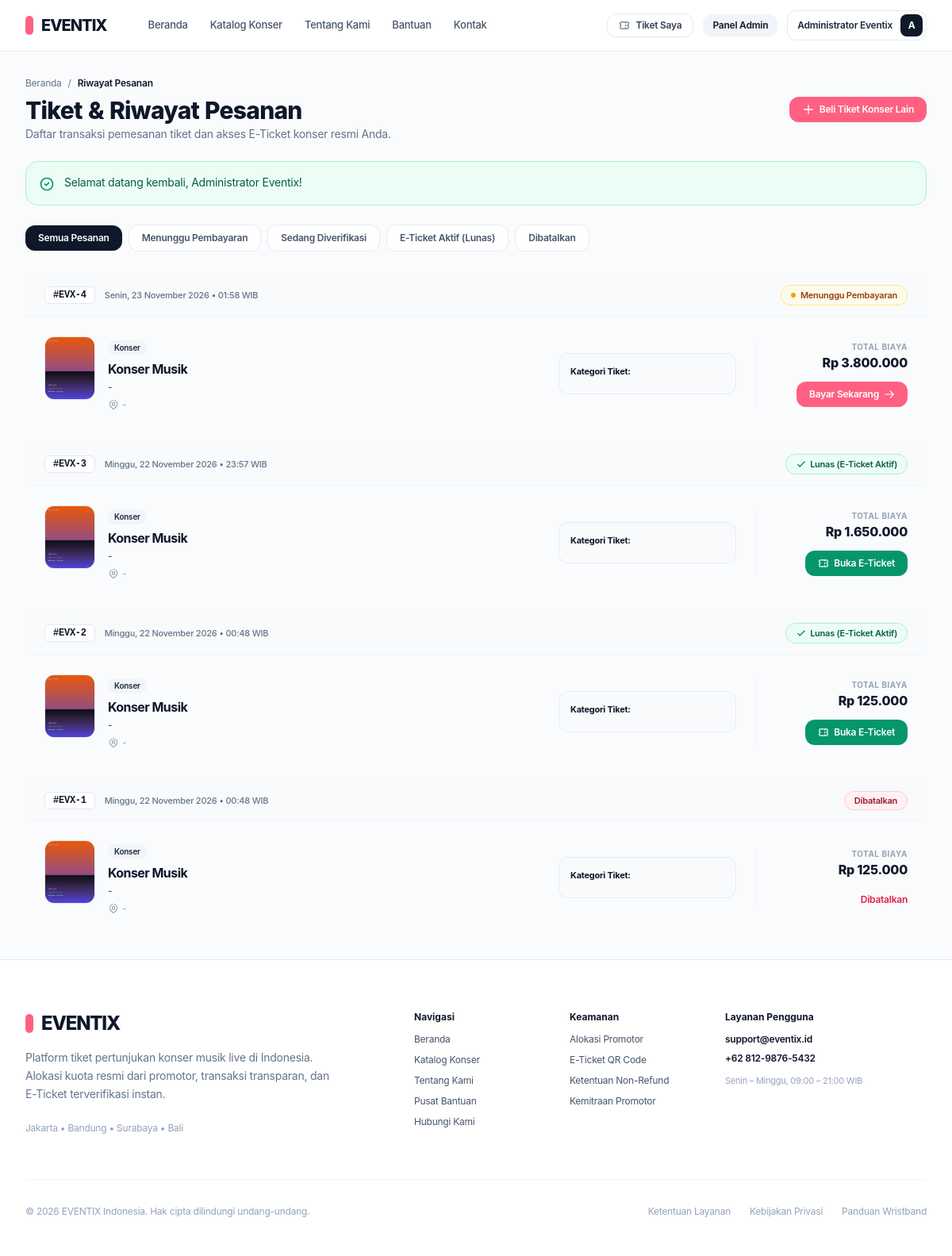
Screenshot of /my_orders.php (signed in) with the database file from the repository.
### tables this page shows
CREATE TABLE `pesanan` (
  `id_pesanan` int(11) NOT NULL AUTO_INCREMENT,
  `id_pengguna` int(11) NOT NULL,
  `tanggal` datetime NOT NULL,
  `harga` decimal(12,2) NOT NULL,
  `status` enum('menunggu','menunggu_verifikasi','lunas','ditolak') NOT NULL DEFAULT 'menunggu',
  `created_at` timestamp NULL DEFAULT current_timestamp(),
  PRIMARY KEY (`id_pesanan`),
  KEY `fk_pesanan_pengguna` (`id_pengguna`),
  CONSTRAINT `fk_pesanan_pengguna` FOREIGN KEY (`id_pengguna`) REFERENCES `pengguna` (`id_pengguna`) ON DELETE CASCADE
);

### my_orders.php (the view, shortened to what the rows shown need)
<?php
require_once __DIR__ . '/config/app.php';
$user = currentUser();
$idPengguna = (int)$user['id_pengguna'];
$filterStatus = trim($_GET['status'] ?? 'semua');
try {
    $sql = "SELECT
                p.*,
                pay.metode AS metode_bayar,
                pay.bukti_bayar,
                pay.tanggal AS tanggal_bayar,
                pay.status AS status_pembayaran,
                e.id_event,
                e.nama_event,
                e.tanggal_event,
                e.jam_event,
                e.venue,
                e.poster,
                e.pengisi_acara,
                k.genre_musik
            FROM pesanan p
            LEFT JOIN pembayaran pay ON p.id_pesanan = pay.id_pesanan
            LEFT JOIN (
                SELECT dp.id_pesanan, MIN(t.id_event) AS id_event
                FROM detail_pesanan dp
                JOIN tiket t ON dp.id_tiket = t.id_tiket
                GROUP BY dp.id_pesanan
            ) o_ev ON p.id_pesanan = o_ev.id_pesanan
            LEFT JOIN event e ON o_ev.id_event = e.id_event
            LEFT JOIN konser k ON e.id_event = k.id_event
            WHERE p.id_pengguna = :id_pengguna";
    $sql .= " ORDER BY p.tanggal DESC";
    $stmtOrders = $pdo->prepare($sql);
    $params = [':id_pengguna' => $idPengguna];
    $stmtOrders->execute($params);
    $orders = $stmtOrders->fetchAll(PDO::FETCH_ASSOC);
} catch (PDOException $e) {
    error_log("[My Orders Error] " . $e->getMessage());
    $orders = [];
    $orderDetailsMap = [];
}
?>
<!DOCTYPE html>
<html lang="id" class="scroll-smooth">
<head>
    <script src="https://cdn.tailwindcss.com"></script>
    <link rel="stylesheet" href="https://cdn.jsdelivr.net/npm/lenis@1.1.18/dist/lenis.css">
    <link rel="stylesheet" href="<?= asset('css/style.css') ?>">
</head>
<body class="bg-[#FAFBFD] text-slate-900 antialiased flex flex-col min-h-screen font-sf">
    <?php include __DIR__ . '/components/navbar.php'; ?>
    <main class="flex-grow max-w-7xl w-full mx-auto px-4 sm:px-6 lg:px-8 py-8 space-y-6">
        <div class="flex flex-col sm:flex-row sm:items-center sm:justify-between gap-4">
            <div>
                <h1 class="text-2xl sm:text-3xl font-extrabold text-slate-900 tracking-tight gsap-words-reveal">
                </h1>
            </div>
        </div>
            <?php
            $tabs = [
                'semua' => 'Semua Pesanan',
                'menunggu' => 'Menunggu Pembayaran',
                'menunggu_verifikasi' => 'Sedang Diverifikasi',
                'lunas' => 'E-Ticket Aktif (Lunas)',
                'ditolak' => 'Dibatalkan'
            ];
            ?>
        <?php if (empty($orders)): ?>
            <div class="bg-white rounded-3xl p-12 text-center border border-slate-200/80 space-y-4 shadow-2xs">
                <div class="w-14 h-14 rounded-2xl bg-slate-100 flex items-center justify-center text-slate-400 mx-auto">
                    <svg class="w-7 h-7" fill="none" stroke="currentColor" viewBox="0 0 24 24">
                        <path stroke-linecap="round" stroke-linejoin="round" stroke-width="1.8" d="M15 5v2m0 4v2m0 4v2M5 5a2 2 0 00-2 2v3a2 2 0 110 4v3a2 2 0 002 2h14a2 2 0 002-2v-3a2 2 0 110-4V7a2 2 0 00-2-2H5z" />
                    </svg>
                </div>
                <h3 class="text-base font-bold text-slate-900">Belum Ada Pesanan</h3>
                <p class="text-xs text-slate-500 max-w-sm mx-auto leading-relaxed">
                    <?php if ($filterStatus !== 'semua'): ?>
                        Tidak ada transaksi dengan status "<?= htmlspecialchars($tabs[$filterStatus] ?? $filterStatus, ENT_QUOTES, 'UTF-8') ?>".
                    <?php else: ?>
                        Anda belum pernah memesan tiket konser di EVENTIX. Jelajahi katalog konser dan pesan tiket artis favorit Anda sekarang.
                    <?php endif; ?>
                </p>
                <div class="pt-2">
                    <a href="<?= url('index.php#katalog') ?>" class="inline-flex items-center gap-2 px-5 py-2.5 rounded-xl bg-[#FF6082] text-white font-semibold text-xs hover:bg-[#e54b6d] transition-all shadow-xs">
                        <span>Lihat Jadwal Konser</span>
                        <svg class="w-4 h-4" fill="none" stroke="currentColor" viewBox="0 0 24 24">
                            <path stroke-linecap="round" stroke-linejoin="round" stroke-width="2" d="M14 5l7 7m0 0l-7 7m7-7H3" />
                        </svg>
                    </a>
                </div>
            </div>
        <?php else: ?>
            <div class="space-y-4">
                <?php foreach ($orders as $order):
                    $idPesanan = (int)$order['id_pesanan'];
                    $status = $order['status'];
                ?>
                    <div class="modern-card overflow-hidden">
                        <div class="bg-slate-50/80 px-5 sm:px-6 py-3.5 border-b border-slate-100 flex flex-wrap items-center justify-between gap-2 text-xs">
                            <div class="flex items-center gap-3">
                                <span class="font-mono font-bold text-slate-900 bg-white px-2.5 py-0.5 rounded-md border border-slate-200">
                                    #EVX-<?= $idPesanan ?>
                                </span>
                                <span class="text-slate-500 text-[11px] font-medium">
                                    <?= formatTanggalIndo(date('Y-m-d', strtotime($order['tanggal']))) ?> • <?= date('H:i', strtotime($order['tanggal'])) ?> WIB
                                </span>
                            </div>
                            <div>
                                <?php if ($status === 'menunggu'): ?>
                                    <span class="px-3 py-1 rounded-full text-[11px] font-semibold bg-amber-50 text-amber-800 border border-amber-200 flex items-center gap-1.5">
                                        <span class="w-1.5 h-1.5 rounded-full bg-amber-500"></span>
                                        Menunggu Pembayaran
                                    </span>
                                <?php elseif ($status === 'lunas'): ?>
                                    <span class="px-3 py-1 rounded-full text-[11px] font-semibold bg-emerald-50 text-emerald-800 border border-emerald-200 flex items-center gap-1">
                                        <svg class="w-3.5 h-3.5 text-emerald-600" fill="none" stroke="currentColor" viewBox="0 0 24 24">
                                            <path stroke-linecap="round" stroke-linejoin="round" stroke-width="2.5" d="M5 13l4 4L19 7" />
                                        </svg>
                                        Lunas (E-Ticket Aktif)
                                    </span>
                                <?php else: ?>
                                    <span class="px-3 py-1 rounded-full text-[11px] font-semibold bg-rose-50 text-rose-800 border border-rose-200">
                                        Dibatalkan
                                    </span>
                                <?php endif; ?>
                            </div>
                        </div>
                        <div class="p-5 sm:p-6 flex flex-col md:flex-row items-start md:items-center justify-between gap-6">
                            <div class="flex items-start gap-4 flex-1 min-w-0">
                                <img src="<?= asset('uploads/posters/' . ($order['poster'] ?? 'default.jpg')) ?>"
                                     alt="Poster"
                                     class="w-16 h-22 object-cover rounded-xl border border-slate-200 shadow-2xs shrink-0"
                                     onerror="this.src='<?= asset('uploads/posters/default.jpg') ?>'">
                                <div class="space-y-1 min-w-0 flex-1">
                                    <span class="px-2 py-0.5 rounded-full text-[10px] font-semibold bg-slate-100 text-slate-800 inline-block mb-0.5">
                                        <?= htmlspecialchars($order['genre_musik'] ?? 'Konser', ENT_QUOTES, 'UTF-8') ?>
                                    </span>
                                    <h3 class="text-base font-bold text-slate-900 truncate leading-snug">
                                        <?= htmlspecialchars($order['nama_event'] ?? 'Konser Musik', ENT_QUOTES, 'UTF-8') ?>
                                    </h3>
                                    <p class="text-xs text-slate-600 font-medium truncate">
                                        <?= htmlspecialchars($order['pengisi_acara'] ?? '-', ENT_QUOTES, 'UTF-8') ?>
                                    </p>
                                    <p class="text-xs text-slate-400 truncate flex items-center gap-1 pt-0.5">
                                        <span class="truncate"><?= htmlspecialchars($order['venue'] ?? '-', ENT_QUOTES, 'UTF-8') ?></span>
                                    </p>
                                </div>
                            </div>
                            <div class="w-full md:w-56 bg-slate-50/80 p-3.5 rounded-xl border border-slate-200/70 text-xs space-y-1.5 shrink-0">
                                <span class="font-bold text-slate-900 block text-[11px]">Kategori Tiket:</span>
                            </div>
                            <div class="w-full md:w-48 flex md:flex-col items-center md:items-end justify-between border-t md:border-t-0 md:border-l border-slate-100 pt-4 md:pt-0 md:pl-6 gap-3 shrink-0">
                                <div class="text-left md:text-right">
                                    <span class="text-[10px] text-slate-400 block font-bold uppercase tracking-wider">Total Biaya</span>
                                    <span class="text-base font-extrabold text-slate-900">
                                        <?= formatRupiah($order['harga']) ?>
                                    </span>
                                </div>
                                <div>
                                    <?php if ($status === 'menunggu' || $status === 'menunggu_verifikasi'): ?>
                                        <a href="<?= url('checkout.php?id_pesanan=' . $idPesanan) ?>"
                                           class="inline-flex items-center gap-1.5 px-4 py-2 rounded-xl text-xs font-semibold text-white bg-[#FF6082] hover:bg-[#e54b6d] transition-all shadow-xs hover:shadow-sm">
                                            <span>Bayar Sekarang</span>
                                            <svg class="w-3.5 h-3.5" fill="none" stroke="currentColor" viewBox="0 0 24 24">
                                                <path stroke-linecap="round" stroke-linejoin="round" stroke-width="2" d="M14 5l7 7m0 0l-7 7m7-7H3" />
                                            </svg>
                                        </a>
                                    <?php elseif ($status === 'lunas'): ?>
                                        <button type="button"
                                                onclick="openTicketModal('<?= $idPesanan ?>', '<?= htmlspecialchars($order['nama_event'] ?? '', ENT_QUOTES, 'UTF-8') ?>', '<?= htmlspecialchars($user['nama'], ENT_QUOTES, 'UTF-8') ?>', '<?= !empty($order['tanggal_event']) ? formatTanggalIndo($order['tanggal_event']) : '-' ?>', '<?= htmlspecialchars($order['venue'] ?? '', ENT_QUOTES, 'UTF-8') ?>')"
                                                class="inline-flex items-center gap-1.5 px-4 py-2 rounded-xl text-xs font-semibold text-white bg-emerald-600 hover:bg-emerald-700 transition-all shadow-xs">
                                            <svg class="w-3.5 h-3.5" fill="none" stroke="currentColor" viewBox="0 0 24 24">
                                                <path stroke-linecap="round" stroke-linejoin="round" stroke-width="2" d="M15 5v2m0 4v2m0 4v2M5 5a2 2 0 00-2 2v3a2 2 0 110 4v3a2 2 0 002 2h14a2 2 0 002-2v-3a2 2 0 110-4V7a2 2 0 00-2-2H5z" />
                                            </svg>
                                            <span>Buka E-Ticket</span>
                                        </button>
                                    <?php else: ?>
                                        <span class="text-xs text-rose-600 font-semibold">Dibatalkan</span>
                                    <?php endif; ?>
                                </div>
                            </div>
                        </div>
                    </div>
                <?php endforeach; ?>
            </div>
        <?php endif; ?>
    </main>
</body>
</html>

### rows the page displays
pesanan: id_pesanan "4", tanggal "Senin, 23 November 2026", tanggal "01:58", status "menunggu" (drawn), genre_musik "Konser", nama_event "Konser Musik", pengisi_acara "-", venue "-", harga "Rp 3.800.000"
pesanan: id_pesanan "3", tanggal "Minggu, 22 November 2026", tanggal "23:57", status "lunas" (drawn), genre_musik "Konser", nama_event "Konser Musik", pengisi_acara "-", venue "-", harga "Rp 1.650.000"
pesanan: id_pesanan "2", tanggal "Minggu, 22 November 2026", tanggal "00:48", status "lunas" (drawn), genre_musik "Konser", nama_event "Konser Musik", pengisi_acara "-", venue "-", harga "Rp 125.000"
pesanan: id_pesanan "1", tanggal "Minggu, 22 November 2026", tanggal "00:48", status "Dibatalkan", genre_musik "Konser", nama_event "Konser Musik", pengisi_acara "-", venue "-", harga "Rp 125.000"

### other values shown
$user['nama'] "Administrator Eventix"
mb_substr($user['nama'] ?? 'U', 0, 1) "A"
$flashSuccess "Selamat datang kembali, Administrator Eventix!"
$label "Semua Pesanan"
$label "Menunggu Pembayaran"
$label "Sedang Diverifikasi"
$label "E-Ticket Aktif (Lunas)"
$label "Dibatalkan"
